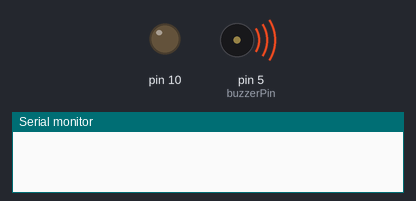
Bench run of a sketch on a simulated Arduino Uno, built with avr-gcc and run on an emulated ATmega328P. Shown: output pins drawn as LEDs (lit = HIGH), buzzer (waves = sounding), the last lines printed to the serial monitor. No radio packets arrive unless stated.

Above: at 0.1 s.
At 2.2 s:
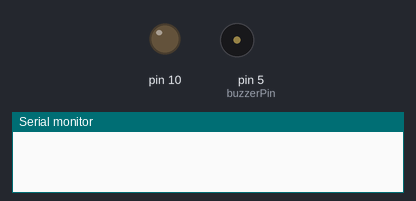
At 3.8 s:
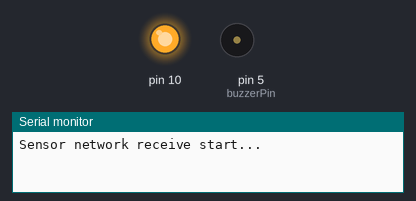
Timing chart, 0 to 5.3 s (numbered marks = the images above):
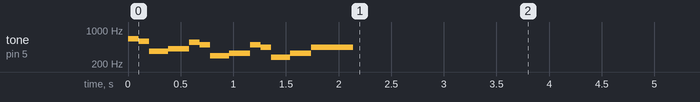

The sketch:

ED_Receiver_00_oct20a.ino
```cpp
// Receiver Node  ||  Engineering Design group 271


#include <RF24Network.h>
#include <RF24.h>
#include <SPI.h>


RF24 radio(9,8);				           // nRF24L01(+) receiver connected to pin 9 and 10
RF24Network network(radio); 	      // define network

const uint16_t nodeReceiver = 00;   // Address of this node in Octal format ( 04,031, etc)
//other nodes:  nodeTransmitterA = 01, nodeTransmitterB = 02, nodeTransmitterC = 03

const int triggerDistance = 50;     // Distance (in cm) of the Athlete to the sensor at which a signal should be triggered ### can be adapted ###
//const int triggerPin = 6;           // Trigger pin ultrasonic sensor
//const int echoPin = 7;              // Echo pin ultrasonic sensor
const int buzzerPin = 5;           // Buzzer to arduino pin 5

float frequency = 200;              // Starting frequency of buzzer sound


bool passed_A = false;              // Boolean to track which nodes the athlete has passed
bool passed_B = false;
bool passed_C = false;

bool mariotheme = true;             // Can be turned off if you are going insane because of it

//struct distances = {
//int dist;
//char sensor;
//};

void setup()
{
  pinMode(buzzerPin, OUTPUT); // Set buzzer - pin 5 as an output

  // startup sound, because we can (figured all the frequencies out last year for a personal project hahaha)
  if (mariotheme == true)
  {
    tone(buzzerPin, 659.2, 100);
    delay(100);
    tone(buzzerPin, 587.3, 100);
    delay(100);
    tone(buzzerPin, 369.9, 180);
    delay(180);
    tone(buzzerPin, 415.3, 200);
    delay(200);
    tone(buzzerPin, 554.3, 100);
    delay(100);
    tone(buzzerPin, 493.8, 100);
    delay(100);
    tone(buzzerPin, 293.6, 180);
    delay(180);
    tone(buzzerPin, 329.6, 200);
    delay(200);

    tone(buzzerPin, 493.8, 100);
    delay(100);
    tone(buzzerPin, 440, 100);
    delay(100);
    tone(buzzerPin, 277.1, 180);
    delay(180);
    tone(buzzerPin, 329.6, 200);
    delay(200);
    tone(buzzerPin, 440, 400);
    delay(2000);
  }

  Serial.begin(57600);

  SPI.begin();
  radio.begin();
  network.begin(90, nodeReceiver); // (channel, node_adress)

  Serial.println("Sensor network receive start...");
}


void loop()
{
  network.update();

  while ( network.available() ) {

    RF24NetworkHeader header;

    int distance_cm;
    network.read(header, &distance_cm, sizeof(distance_cm));

    // here type 'A' means from node 01, 'B' from 02 and 'C' from 03
    if (distance_cm < triggerDistance && distance_cm !=0) {
      if (header.type == 'A') {
        passed_A = true;
      } else if (header.type == 'B') {
        passed_B = true;
      } else if (header.type == 'C') {
        passed_C = true;
      }
    }
    // booleans passed_A etc. can be used to take measures when for instance passed_B is true but passed_A is still false (by adding code if necessary)


    if (passed_C) {
      frequency = 800;
    } else if (passed_B) {
      frequency = 600;
    } else if (passed_A) {
      frequency = 1000;
    }

    tone(buzzerPin, frequency);
    delay(50);
    noTone(buzzerPin);
    delay(50);
    // possibly in this format if necessary: tone(pin, frequency, duration)
    // so now it is programmed to only increase frequency with increments of 200 Hz every time the athlete passes another sensor

  }
}
```
